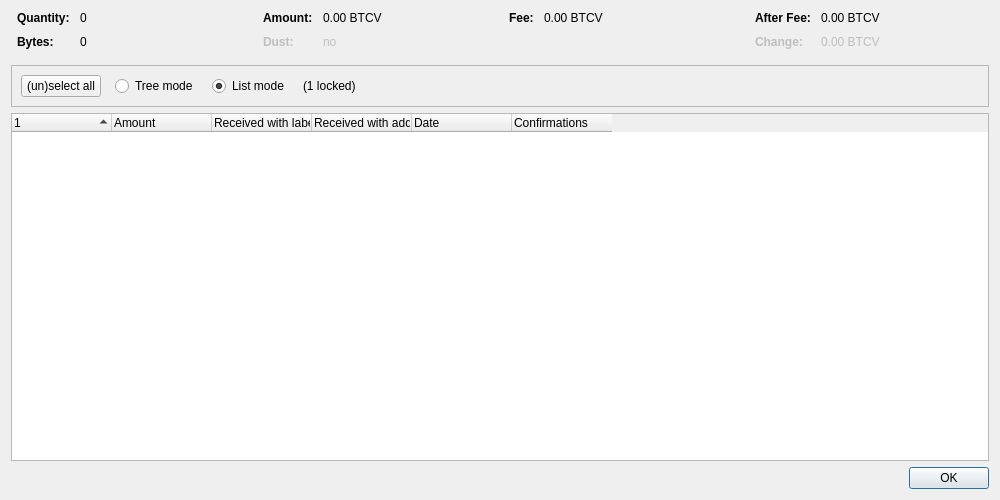
<?xml version="1.0" encoding="UTF-8"?>
<ui version="4.0">
 <class>CoinControlDialog</class>
 <widget class="QDialog" name="CoinControlDialog">
  <property name="geometry">
   <rect>
    <x>0</x>
    <y>0</y>
    <width>1000</width>
    <height>500</height>
   </rect>
  </property>
  <property name="windowTitle">
   <string>Coin Selection</string>
  </property>
  <layout class="QVBoxLayout" name="verticalLayout">
   <item>
    <layout class="QHBoxLayout" name="horizontalLayoutTop" stretch="0,0,0,0">
     <property name="topMargin">
      <number>0</number>
     </property>
     <property name="bottomMargin">
      <number>10</number>
     </property>
     <item>
      <layout class="QFormLayout" name="formLayoutCoinControl1">
       <property name="horizontalSpacing">
        <number>10</number>
       </property>
       <property name="verticalSpacing">
        <number>10</number>
       </property>
       <property name="leftMargin">
        <number>6</number>
       </property>
       <property name="rightMargin">
        <number>6</number>
       </property>
       <item row="0" column="0">
        <widget class="QLabel" name="labelCoinControlQuantityText">
         <property name="font">
          <font>
           <weight>75</weight>
           <bold>true</bold>
          </font>
         </property>
         <property name="text">
          <string>Quantity:</string>
         </property>
        </widget>
       </item>
       <item row="0" column="1">
        <widget class="QLabel" name="labelCoinControlQuantity">
         <property name="cursor">
          <cursorShape>IBeamCursor</cursorShape>
         </property>
         <property name="contextMenuPolicy">
          <enum>Qt::ActionsContextMenu</enum>
         </property>
         <property name="text">
          <string notr="true">0</string>
         </property>
         <property name="textInteractionFlags">
          <set>Qt::LinksAccessibleByMouse|Qt::TextSelectableByKeyboard|Qt::TextSelectableByMouse</set>
         </property>
        </widget>
       </item>
       <item row="1" column="0">
        <widget class="QLabel" name="labelCoinControlBytesText">
         <property name="font">
          <font>
           <weight>75</weight>
           <bold>true</bold>
          </font>
         </property>
         <property name="text">
          <string>Bytes:</string>
         </property>
        </widget>
       </item>
       <item row="1" column="1">
        <widget class="QLabel" name="labelCoinControlBytes">
         <property name="cursor">
          <cursorShape>IBeamCursor</cursorShape>
         </property>
         <property name="contextMenuPolicy">
          <enum>Qt::ActionsContextMenu</enum>
         </property>
         <property name="text">
          <string notr="true">0</string>
         </property>
         <property name="textInteractionFlags">
          <set>Qt::LinksAccessibleByMouse|Qt::TextSelectableByKeyboard|Qt::TextSelectableByMouse</set>
         </property>
        </widget>
       </item>
      </layout>
     </item>
     <item>
      <layout class="QFormLayout" name="formLayoutCoinControl2">
       <property name="horizontalSpacing">
        <number>10</number>
       </property>
       <property name="verticalSpacing">
        <number>10</number>
       </property>
       <property name="leftMargin">
        <number>6</number>
       </property>
       <property name="rightMargin">
        <number>6</number>
       </property>
       <item row="0" column="0">
        <widget class="QLabel" name="labelCoinControlAmountText">
         <property name="font">
          <font>
           <weight>75</weight>
           <bold>true</bold>
          </font>
         </property>
         <property name="text">
          <string>Amount:</string>
         </property>
        </widget>
       </item>
       <item row="0" column="1">
        <widget class="QLabel" name="labelCoinControlAmount">
         <property name="cursor">
          <cursorShape>IBeamCursor</cursorShape>
         </property>
         <property name="contextMenuPolicy">
          <enum>Qt::ActionsContextMenu</enum>
         </property>
         <property name="text">
          <string notr="true">0.00 BTCV</string>
         </property>
         <property name="textInteractionFlags">
          <set>Qt::LinksAccessibleByMouse|Qt::TextSelectableByKeyboard|Qt::TextSelectableByMouse</set>
         </property>
        </widget>
       </item>
       <item row="1" column="0">
        <widget class="QLabel" name="labelCoinControlLowOutputText">
         <property name="enabled">
          <bool>false</bool>
         </property>
         <property name="font">
          <font>
           <weight>75</weight>
           <bold>true</bold>
          </font>
         </property>
         <property name="text">
          <string>Dust:</string>
         </property>
        </widget>
       </item>
       <item row="1" column="1">
        <widget class="QLabel" name="labelCoinControlLowOutput">
         <property name="enabled">
          <bool>false</bool>
         </property>
         <property name="cursor">
          <cursorShape>IBeamCursor</cursorShape>
         </property>
         <property name="contextMenuPolicy">
          <enum>Qt::ActionsContextMenu</enum>
         </property>
         <property name="text">
          <string notr="true">no</string>
         </property>
         <property name="textInteractionFlags">
          <set>Qt::LinksAccessibleByMouse|Qt::TextSelectableByKeyboard|Qt::TextSelectableByMouse</set>
         </property>
        </widget>
       </item>
      </layout>
     </item>
     <item>
      <layout class="QFormLayout" name="formLayoutCoinControl3">
       <property name="horizontalSpacing">
        <number>10</number>
       </property>
       <property name="verticalSpacing">
        <number>10</number>
       </property>
       <property name="leftMargin">
        <number>6</number>
       </property>
       <property name="rightMargin">
        <number>6</number>
       </property>
       <item row="0" column="0">
        <widget class="QLabel" name="labelCoinControlFeeText">
         <property name="font">
          <font>
           <weight>75</weight>
           <bold>true</bold>
          </font>
         </property>
         <property name="text">
          <string>Fee:</string>
         </property>
        </widget>
       </item>
       <item row="0" column="1">
        <widget class="QLabel" name="labelCoinControlFee">
         <property name="cursor">
          <cursorShape>IBeamCursor</cursorShape>
         </property>
         <property name="contextMenuPolicy">
          <enum>Qt::ActionsContextMenu</enum>
         </property>
         <property name="text">
          <string notr="true">0.00 BTCV</string>
         </property>
         <property name="textInteractionFlags">
          <set>Qt::LinksAccessibleByMouse|Qt::TextSelectableByKeyboard|Qt::TextSelectableByMouse</set>
         </property>
        </widget>
       </item>
      </layout>
     </item>
     <item>
      <layout class="QFormLayout" name="formLayoutCoinControl4">
       <property name="horizontalSpacing">
        <number>10</number>
       </property>
       <property name="verticalSpacing">
        <number>10</number>
       </property>
       <property name="leftMargin">
        <number>6</number>
       </property>
       <property name="rightMargin">
        <number>6</number>
       </property>
       <item row="0" column="0">
        <widget class="QLabel" name="labelCoinControlAfterFeeText">
         <property name="font">
          <font>
           <weight>75</weight>
           <bold>true</bold>
          </font>
         </property>
         <property name="text">
          <string>After Fee:</string>
         </property>
        </widget>
       </item>
       <item row="0" column="1">
        <widget class="QLabel" name="labelCoinControlAfterFee">
         <property name="cursor">
          <cursorShape>IBeamCursor</cursorShape>
         </property>
         <property name="contextMenuPolicy">
          <enum>Qt::ActionsContextMenu</enum>
         </property>
         <property name="text">
          <string notr="true">0.00 BTCV</string>
         </property>
         <property name="textInteractionFlags">
          <set>Qt::LinksAccessibleByMouse|Qt::TextSelectableByKeyboard|Qt::TextSelectableByMouse</set>
         </property>
        </widget>
       </item>
       <item row="1" column="0">
        <widget class="QLabel" name="labelCoinControlChangeText">
         <property name="enabled">
          <bool>false</bool>
         </property>
         <property name="font">
          <font>
           <weight>75</weight>
           <bold>true</bold>
          </font>
         </property>
         <property name="text">
          <string>Change:</string>
         </property>
        </widget>
       </item>
       <item row="1" column="1">
        <widget class="QLabel" name="labelCoinControlChange">
         <property name="enabled">
          <bool>false</bool>
         </property>
         <property name="cursor">
          <cursorShape>IBeamCursor</cursorShape>
         </property>
         <property name="contextMenuPolicy">
          <enum>Qt::ActionsContextMenu</enum>
         </property>
         <property name="text">
          <string notr="true">0.00 BTCV</string>
         </property>
         <property name="textInteractionFlags">
          <set>Qt::LinksAccessibleByMouse|Qt::TextSelectableByKeyboard|Qt::TextSelectableByMouse</set>
         </property>
        </widget>
       </item>
      </layout>
     </item>
    </layout>
   </item>
   <item>
    <widget class="QFrame" name="frame">
     <property name="minimumSize">
      <size>
       <width>0</width>
       <height>40</height>
      </size>
     </property>
     <property name="frameShape">
      <enum>QFrame::StyledPanel</enum>
     </property>
     <property name="frameShadow">
      <enum>QFrame::Sunken</enum>
     </property>
     <layout class="QHBoxLayout" name="horizontalLayout">
      <item>
       <layout class="QHBoxLayout" name="horizontalLayoutPanel" stretch="0,0,0,0,0">
        <property name="spacing">
         <number>14</number>
        </property>
        <item>
         <widget class="QPushButton" name="pushButtonSelectAll">
          <property name="sizePolicy">
           <sizepolicy hsizetype="Maximum" vsizetype="Fixed">
            <horstretch>0</horstretch>
            <verstretch>0</verstretch>
           </sizepolicy>
          </property>
          <property name="text">
           <string>(un)select all</string>
          </property>
          <property name="autoDefault">
           <bool>false</bool>
          </property>
         </widget>
        </item>
        <item>
         <widget class="QRadioButton" name="radioTreeMode">
          <property name="sizePolicy">
           <sizepolicy hsizetype="Maximum" vsizetype="Fixed">
            <horstretch>0</horstretch>
            <verstretch>0</verstretch>
           </sizepolicy>
          </property>
          <property name="text">
           <string>Tree mode</string>
          </property>
         </widget>
        </item>
        <item>
         <widget class="QRadioButton" name="radioListMode">
          <property name="sizePolicy">
           <sizepolicy hsizetype="Maximum" vsizetype="Fixed">
            <horstretch>0</horstretch>
            <verstretch>0</verstretch>
           </sizepolicy>
          </property>
          <property name="text">
           <string>List mode</string>
          </property>
          <property name="checked">
           <bool>true</bool>
          </property>
         </widget>
        </item>
        <item>
         <widget class="QLabel" name="labelLocked">
          <property name="text">
           <string notr="true">(1 locked)</string>
          </property>
         </widget>
        </item>
        <item>
         <spacer name="horizontalSpacer">
          <property name="orientation">
           <enum>Qt::Horizontal</enum>
          </property>
          <property name="sizeHint" stdset="0">
           <size>
            <width>40</width>
            <height>20</height>
           </size>
          </property>
         </spacer>
        </item>
       </layout>
      </item>
     </layout>
    </widget>
   </item>
   <item>
    <widget class="CoinControlTreeWidget" name="treeWidget">
     <property name="contextMenuPolicy">
      <enum>Qt::CustomContextMenu</enum>
     </property>
     <property name="sortingEnabled">
      <bool>false</bool>
     </property>
     <property name="columnCount">
      <number>6</number>
     </property>
     <attribute name="headerShowSortIndicator" stdset="0">
      <bool>true</bool>
     </attribute>
     <attribute name="headerStretchLastSection">
      <bool>false</bool>
     </attribute>
     <column>
      <property name="text">
       <string/>
      </property>
     </column>
     <column>
      <property name="text">
       <string>Amount</string>
      </property>
     </column>
     <column>
      <property name="text">
       <string>Received with label</string>
      </property>
     </column>
     <column>
      <property name="text">
       <string>Received with address</string>
      </property>
     </column>
     <column>
      <property name="text">
       <string>Date</string>
      </property>
     </column>
     <column>
      <property name="text">
       <string>Confirmations</string>
      </property>
      <property name="toolTip">
       <string>Confirmed</string>
      </property>
     </column>
     <column>
      <property name="text">
       <string/>
      </property>
     </column>
     <column>
      <property name="text">
       <string/>
      </property>
     </column>
     <column>
      <property name="text">
       <string/>
      </property>
     </column>
     <column>
      <property name="text">
       <string/>
      </property>
     </column>
    </widget>
   </item>
   <item>
    <widget class="QDialogButtonBox" name="buttonBox">
     <property name="orientation">
      <enum>Qt::Horizontal</enum>
     </property>
     <property name="standardButtons">
      <set>QDialogButtonBox::Ok</set>
     </property>
    </widget>
   </item>
  </layout>
 </widget>
 <customwidgets>
  <customwidget>
   <class>CoinControlTreeWidget</class>
   <extends>QTreeWidget</extends>
   <header>qt/coincontroltreewidget.h</header>
  </customwidget>
 </customwidgets>
 <resources/>
 <connections/>
</ui>
